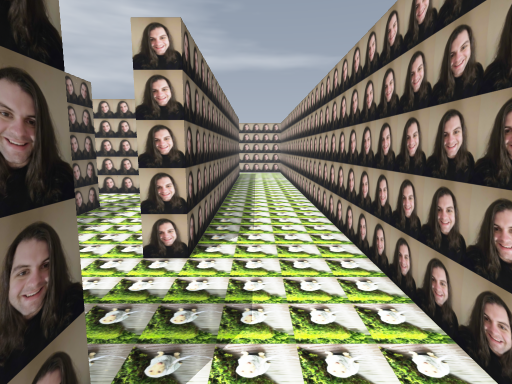
[1] (above)

17 first-person views from a walk through a Godot game level. The camera is 1.2 m above the floor, tilts 8° down and sees 80° across. The floor is counted in squares, 0.5 m on a side. Each view is taken from the middle of a square. On the plan, view 1 faces up. The plan holds only what a view shows up to about 19 squares ahead; the rest is blank. The place goes on beyond the plan. Flat picture figures and markers are left out. Door leaves are left out where a doorway can be walked through.

[2]
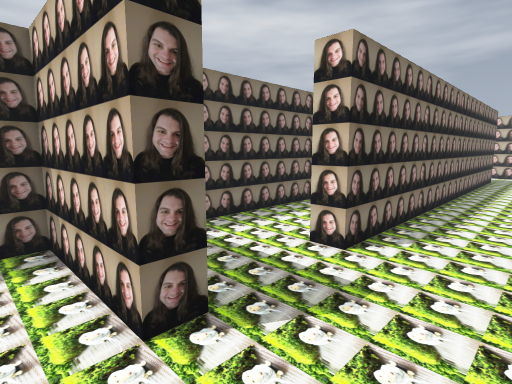

[3]
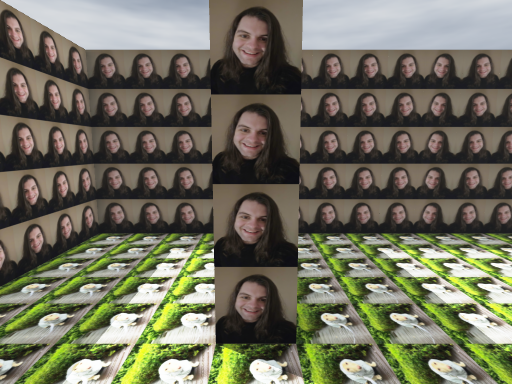

[4]
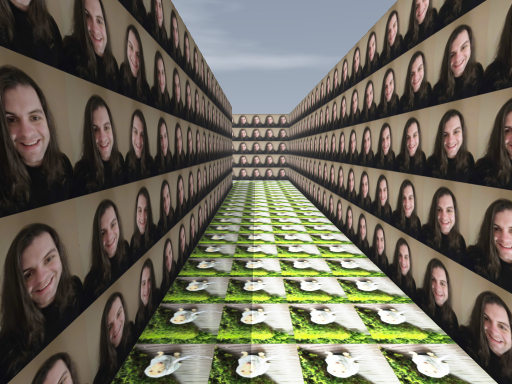

[5]
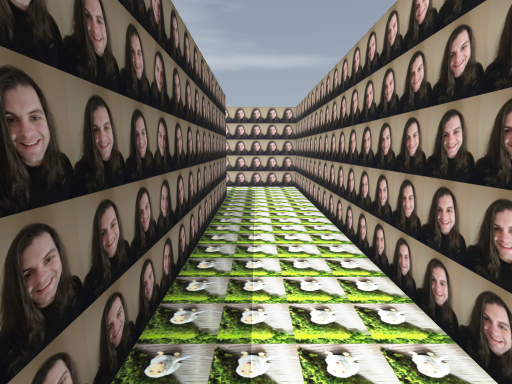

[6]
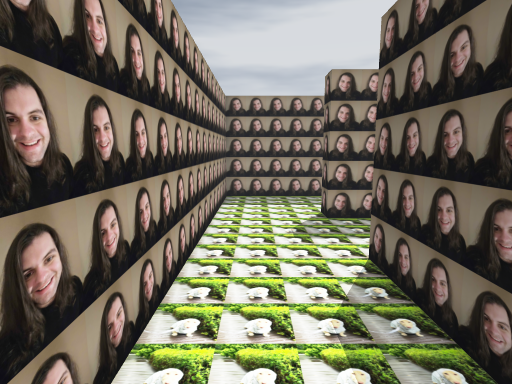

[7]
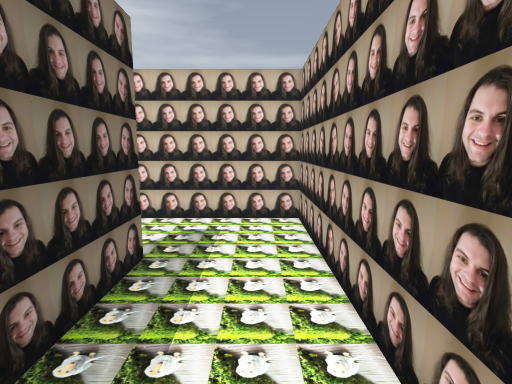

[8]
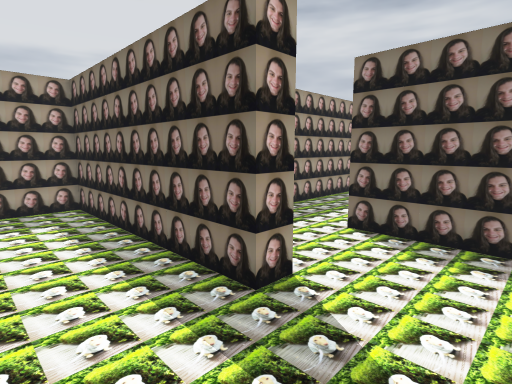

[9]
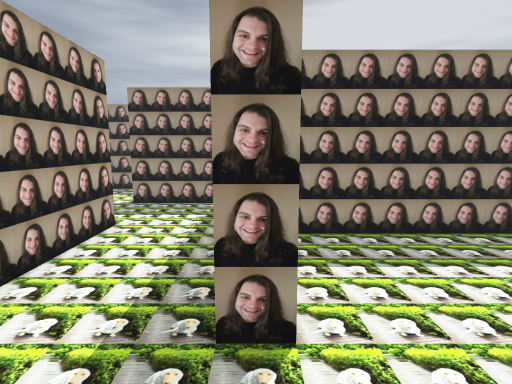

[10]
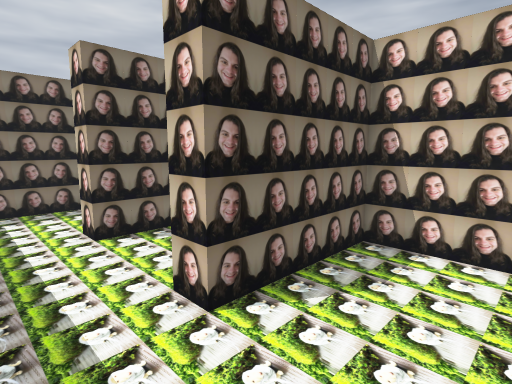

[11]
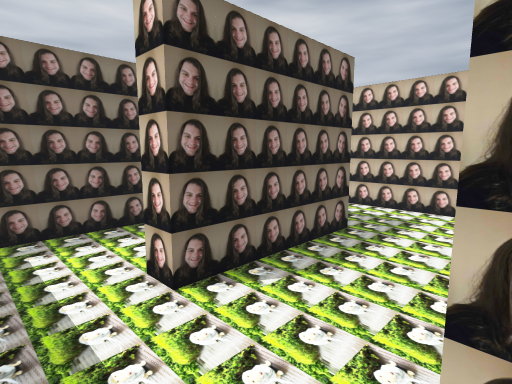

[12]
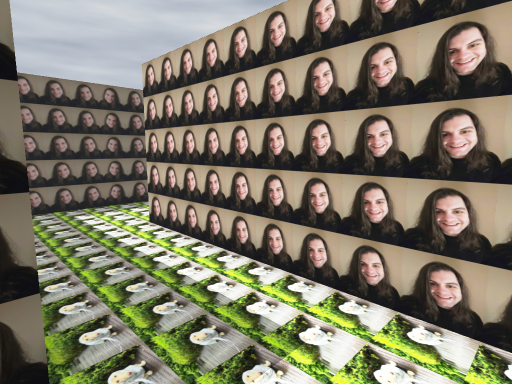

[13]
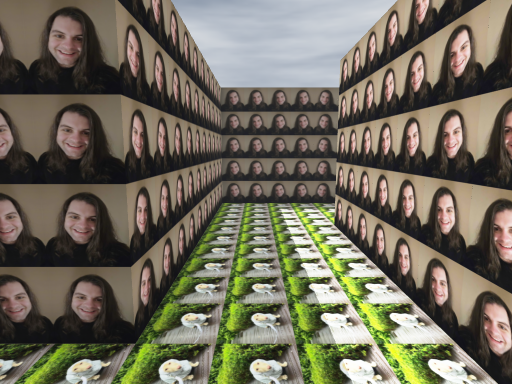

[14]
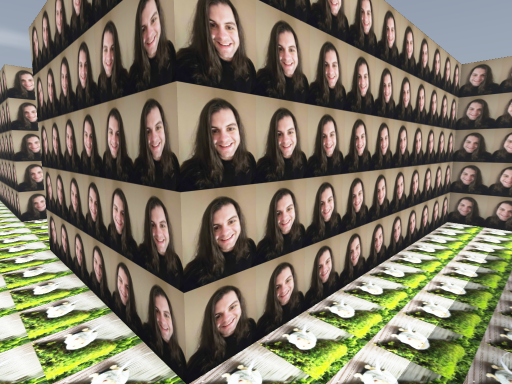

[15]
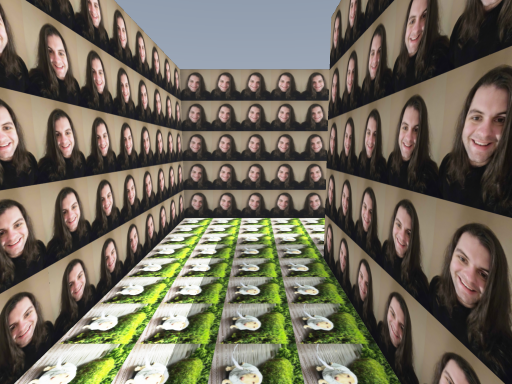

[16]
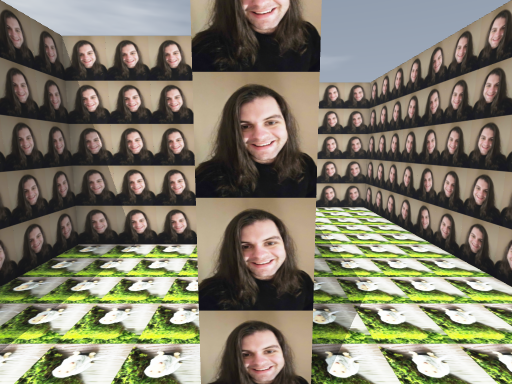

[17]
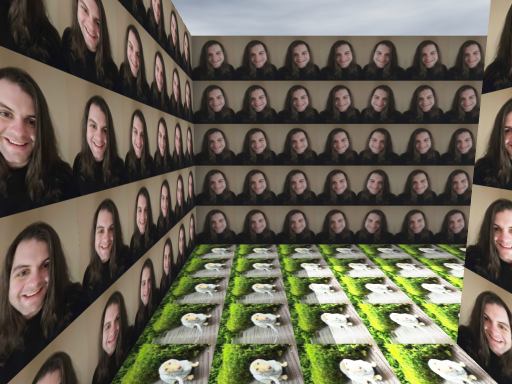

### Floor plan
Ten units are one square. View 1 is at (0, 0); x grows to the right and y downward. Boxes are objects, and circles mark ways between rooms. Rooms are numbered by the first view taken in them; rooms with no view inside come last. Other rooms are left out.
<svg viewBox="-270 -270 300 300">
<path fill="none" stroke="#000" d="M-15 -25 -15 -15 -65 -15 -65 25 25 25 25 -35M25 -35 25 -265M-15 -265 -15 -65M-15 -65 -25 -65 -25 -165 -75 -165M-76 -125 -65 -125 -65 -25 -15 -25M-115 -125 -115 -115 -125 -115M-126 -75 -81 -75M-125 -141 -125 -215 -225 -215 -225 -265M-265 -235 -265 -175 -165 -175 -165 -115M-155 -75 -126 -75M-165 -115 -175 -115M-184 -165 -215 -165 -215 -75 -155 -75"/>
<circle cx="5" cy="-25" r="3" fill="#2a7"/>
<circle cx="-20" cy="-50" r="3" fill="#2a7"/>
<circle cx="-115" cy="-100" r="3" fill="#2a7"/>
<circle cx="-165" cy="-100" r="3" fill="#2a7"/>
<text x="-10" y="-10">1</text>
<text x="10" y="-150">2</text>
<text x="-40" y="-100">3</text>
<text x="-100" y="-100">4</text>
<text x="-180" y="-190">5</text>
<text x="-190" y="-120">6</text>
</svg>
Room 1 opens to room 2. Room 2 opens to room 3. Room 4 opens to room 5. Room 5 opens to room 6.

Where each view was taken, in squares from view 1:
view 1: 0 up, 0 right, facing up
view 2: 0 up, 2 right, facing up-left
view 3: 2 up, 2 right, facing left
view 4: 8 up, 0 right, facing up
view 5: 12 up, 0 right, facing up
view 6: 13 up, 1 right, facing down
view 7: 6 up, 4 left, facing up
view 8: 16 up, 3 left, facing down-left
view 9: 16 up, 7 left, facing down
view 10: 9 up, 8 left, facing up-left
view 11: 9 up, 12 left, facing up-left
view 12: 17 up, 13 left, facing up-left
view 13: 19 up, 13 left, facing left
view 14: 19 up, 24 left, facing up-right
view 15: 19 up, 23 left, facing right
view 16: 9 up, 17 left, facing up
view 17: 9 up, 14 left, facing left
